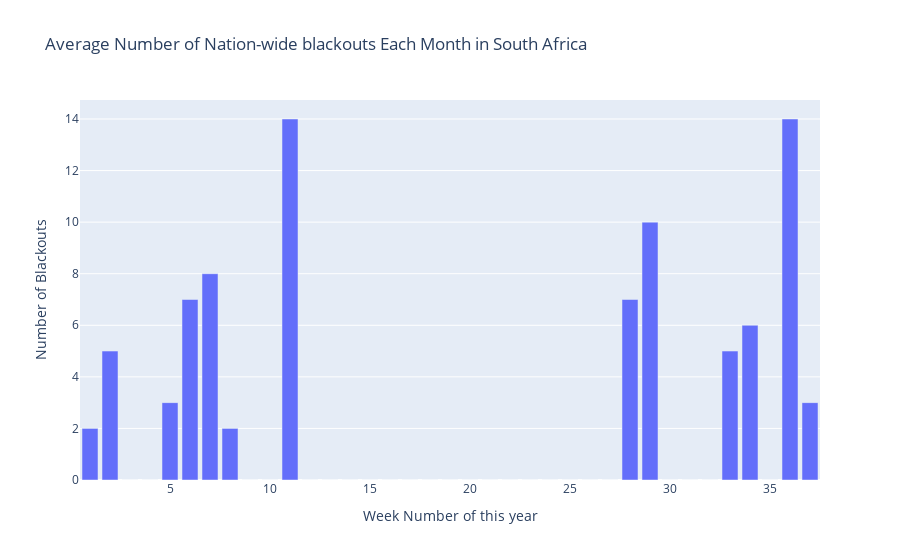

The code cell stored with this chart in its notebook:
### Code cell
datelist["blackouts"] = datelist["blackouts"].astype(int)
average_blackouts_week = datelist.loc[datelist["year"]==2020].groupby("week").agg({"blackouts":"sum"})
fig=go.Figure()
fig.update_layout(title="Average Number of Nation-wide blackouts Each Month in South Africa ",
                   xaxis_title="Week Number of this year",yaxis_title="Number of Blackouts",legend=dict(x=0,y=1,traceorder="normal"))
fig.add_trace(go.Bar(x=average_blackouts_week.index, y=average_blackouts_week["blackouts"],
                    name='Confirmed Cases'))


fig.show()

### Figure 1 — Plotly figure (JSON) as saved in the notebook; plotly's stock layout.template omitted (floating-point values rounded to 4 significant figures)
{"data": [{"name": "Confirmed Cases", "type": "bar", "x": [1, 2, 3, 4, 5, 6, 7, 8, 9, 10, 11, 12, 13, 14, 15, 16, 17, 18, 19, 20, 21, 22, 23, 24, 25, 26, 27, 28, 29, 30, 31, 32, 33, 34, 35, 36, 37], "y": [2, 5, 0, 0, 3, 7, 8, 2, 0, 0, 14, 0, 0, 0, 0, 0, 0, 0, 0, 0, 0, 0, 0, 0, 0, 0, 0, 7, 10, 0, 0, 0, 5, 6, 0, 14, 3]}], "layout": {"legend": {"traceorder": "normal", "x": 0, "y": 1}, "title": {"text": "Average Number of Nation-wide blackouts Each Month in South Africa "}, "xaxis": {"title": {"text": "Week Number of this year"}}, "yaxis": {"title": {"text": "Number of Blackouts"}}}}
